Frame 1 (no input): blank canvas, image omitted
Frame 60 (the mouse pressed at the canvas centre just before this capture): blank canvas, image omitted
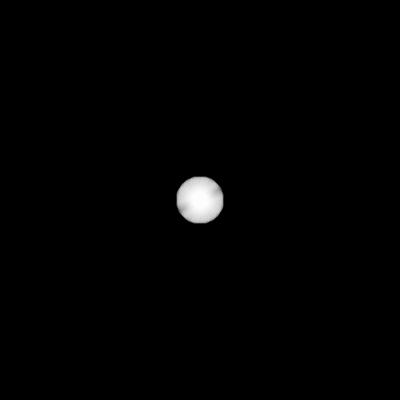
Frame 120 (the mouse held since frame 60 and released just before this capture)

The Processing sketch whose frames 1 and 60 were blank and that drew this single picture after the mouse press (run headless with seeded random() and noise(); from frame 60 on, the mouse is pressed at the canvas centre):

// Processing sketch: processing_103327
// ── processing_103327.pde

float angle = 0.0;
float anDir = 0.1;
color c;
boolean begin = false;

void setup() {
  background(0);
  size(400,400);
  smooth();
  strokeWeight(8);
  noCursor();
  colorMode(RGB,2,2,2,256);
  c = color(2);
}

void draw() {
  if (mouseX!=0.0 || mouseY!=0.0) {begin=true;}
  stroke(c, 50);
  translate(mouseX, mouseY);
  rotate(angle);
  if (begin==true) {line(-20, 0, 20, 0);}
  angle += anDir;
}

void mouseClicked() {
  anDir = -anDir;
  int r = int(random(3));
  int g = int(random(3));
  int b = int(random(3));
  c = color(r,g,b);
}
